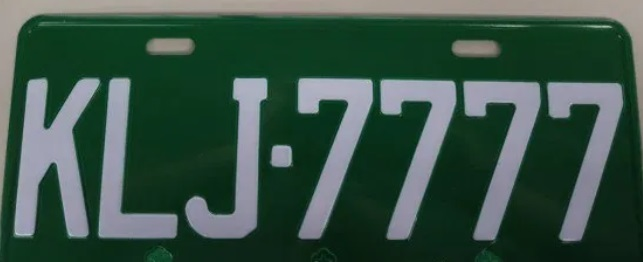
#> input picture Hw1/license.jpg, 643 x 262 px
$ python Hw1.py
#> lines starting #> are read from the running program, lines starting #| are printed output that depends on the picture; after the words box and inside, x2 and y2 are one past the last pixel; in counts of white or black regions, pixels touching at a corner belong together
import numpy as np
import cv2
from skimage import io

img = io.imread('license.jpg', pilmode='L')
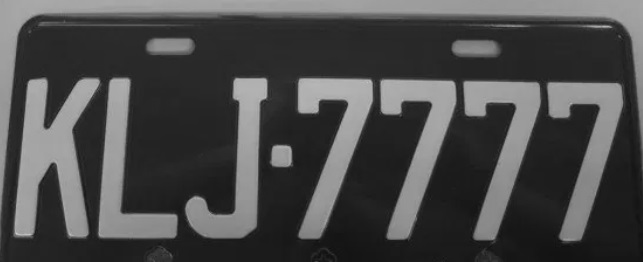
#> img: shape (262, 643); min 14, max 206, mean 73.9
threshold = 127
b = 1.0 * (img > threshold)
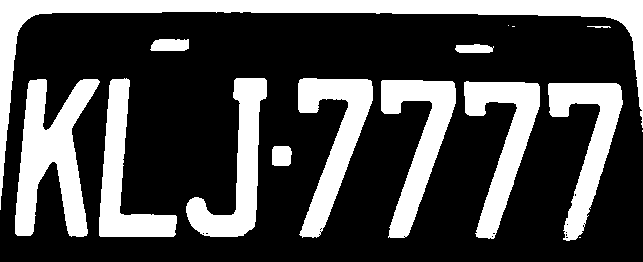
#> b: shape (262, 643) float64; values 0 (black) and 1 (white), 28.7% white; 16 white regions (4 under 20 px), largest, box (x1, y1, x2, y2) and area: (0, 0, 643, 210) 11879, (15, 79, 100, 237) 6907, (298, 78, 373, 238) 4941
io.imsave('binarized.jpg', b)


b = np.uint8(b)
nb_components, labels, stats, centroids = cv2.connectedComponentsWithStats(b, connectivity=4)
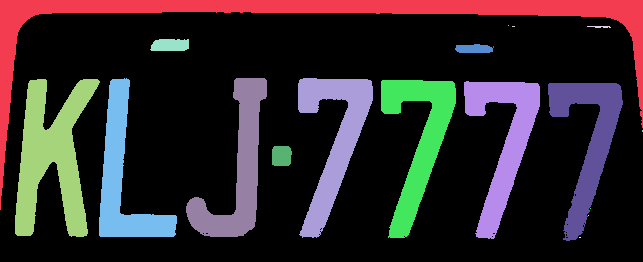
#> labels: shape (262, 643) int32; 20 distinct labels, from 0 to 19; one colour per label, 0 black
#> nb_components = 20; stats = 20 rows, first 6: [0, 12, 643, 250, 120132], [0, 0, 643, 210, 11879], [508, 25, 1, 1, 1], [512, 26, 3, 1, 3], [587, 26, 24, 2, 36], [150, 39, 39, 12, 423]; centroids = 20 rows, first 8: [327.1, 135.5], [303.4, 21.64], [508, 25], [513, 26], [599.5, 26.36], [169.8, 44.73], [473.5, 48.42], [493, 46.5]
#print(nb_components,stats)

count = 0
for i in range(len(stats)):
    if stats[i][4] > 1000 and stats[i][4]<10000:
        count += 1
#> this loop made 20 passes
#> after the loop, count = 7
print('Number count:{}'.format(count))
#| Number count:7
